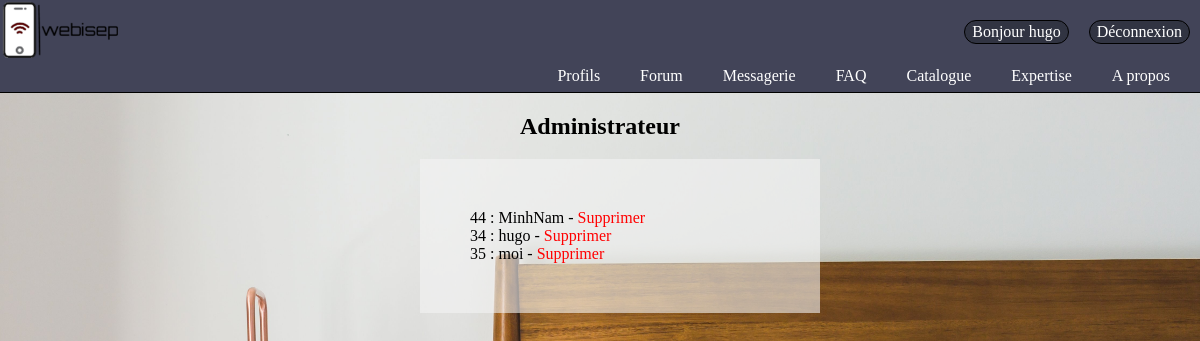
The page /index.php?action=administration (signed in) on the database its author committed.
### tables this page shows
CREATE TABLE IF NOT EXISTS `membres` (
  `id` int(11) NOT NULL AUTO_INCREMENT,
  `pseudo` varchar(255) NOT NULL,
  `mail` varchar(255) NOT NULL,
  `motdepasse` text NOT NULL,
  `confirmkey` varchar(255) NOT NULL,
  `confirme` int(1) NOT NULL DEFAULT '0',
  `nom` varchar(255) NOT NULL,
  `prenom` varchar(255) NOT NULL,
  `adresse` text NOT NULL,
  `codepostal` int(11) NOT NULL,
  `ville` text NOT NULL,
  `admin` int(11) NOT NULL DEFAULT '0',
  `fav` int(11) DEFAULT NULL,
  PRIMARY KEY (`id`)
);

### controllers/controller.php (called while the page is built, shortened)
<?php
function administration(){
    $bdd=bdd();
    $membres = $bdd->query('SELECT * FROM membres');
    include "views/Administration.php";
}
?>

### views/Administration.php (the view, shortened to what this page needs)
<?php include 'General.php' ?>
<html>
	<head>
		 <link rel="stylesheet" href="design/ProfilAdmin.css" />
	</head>
	<body>
			<h2>Administrateur</h2>
			<ul>
				<div class="boite">
					<?php while($m = $membres->fetch()) { ?>
					<li><?= $m['id'] ?> : <?= $m['pseudo'] ?><?php if ($m['confirme'] == 0) { ?> - <a class="confirm" href="index.php?action=administration&confirme=<?= $m['id']?>">Confirmer </a> <?php } ?>
					- <a class="delete" href="index.php?action=administration&delete=<?= $m['id']?>">Supprimer </a></li>
					<?php } ?>
				</div>
			</ul>
	</body>
</html>

### design/ProfilAdmin.css (style rules this page uses)
h2 { text-align: center; }
body { width: 100%; height: 400px; background-image:url(../image/bedroom.jpg); background-size:cover; background-repeat:no-repeat; background-attachment:fixed; }
.boite { margin-right: auto; margin-left: auto; width: 300px; background-color: rgba(243, 243, 243, 0.6); padding: 50px; }
li { list-style-type: none; }
li a { text-decoration: none; color: black; }
.delete { color:red; }

### rows shown on the page
membres: id "44", pseudo "MinhNam"
membres: id "34", pseudo "hugo"
membres: id "35", pseudo "moi"

### other values the page prints
$_SESSION['pseudo'] "hugo"
